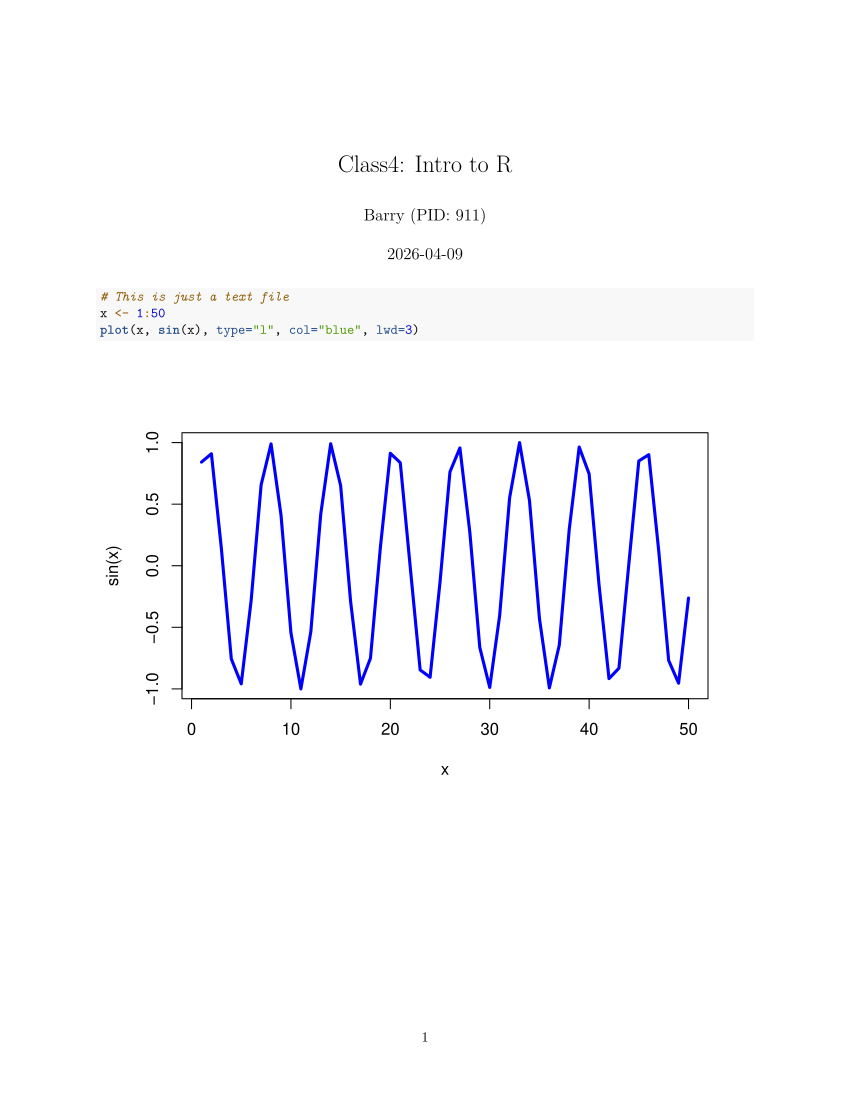

Source code (R):
#' ---
#' title: "Class4: Intro to R"
#' author: "Barry (PID: 911)"
#' ---

# This is just a text file
x <- 1:50
plot(x, sin(x), type="l", col="blue", lwd=3)
